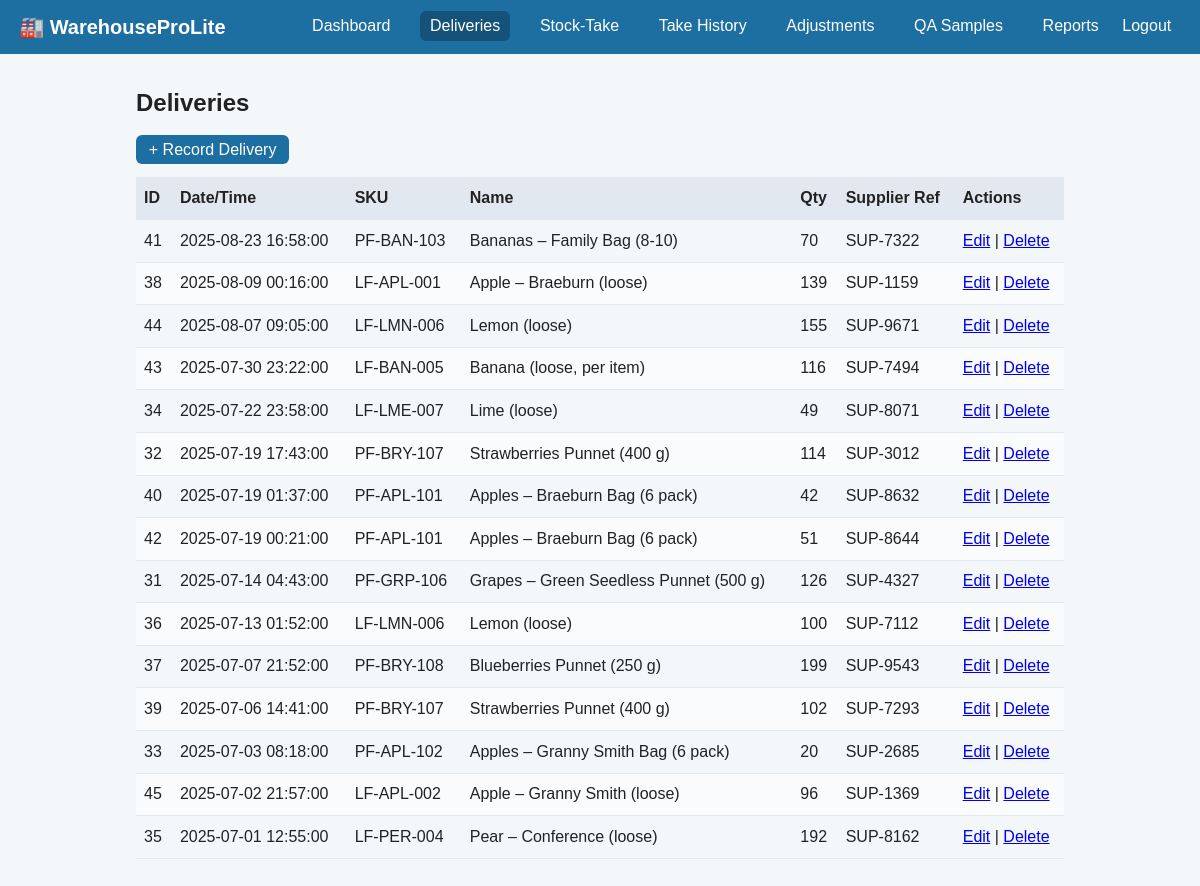
The app's page /WarehouseProLite/deliveries.php with its own data.
### tables this page shows
CREATE TABLE `deliveries` (
  `id` int(11) NOT NULL AUTO_INCREMENT,
  `product_id` int(11) DEFAULT NULL,
  `qty` int(11) NOT NULL,
  `received_at` datetime NOT NULL,
  `supplier_ref` varchar(100) DEFAULT NULL,
  `note` text DEFAULT NULL,
  PRIMARY KEY (`id`),
  KEY `product_id` (`product_id`),
  CONSTRAINT `deliveries_ibfk_1` FOREIGN KEY (`product_id`) REFERENCES `products` (`id`)
);

CREATE TABLE `products` (
  `id` int(11) NOT NULL AUTO_INCREMENT,
  `sku` varchar(30) NOT NULL,
  `name` varchar(100) NOT NULL,
  `category_id` int(11) DEFAULT NULL,
  `price` decimal(10,2) NOT NULL,
  `stock` int(11) NOT NULL DEFAULT 0,
  PRIMARY KEY (`id`),
  KEY `category_id` (`category_id`),
  CONSTRAINT `products_ibfk_1` FOREIGN KEY (`category_id`) REFERENCES `categories` (`id`)
);

### WarehouseProLite/deliveries.php (the view, shortened to what this page needs)
<?php
include 'includes/db.php';
include 'includes/header.php';
$res = mysqli_query($conn, "SELECT d.id,
           d.received_at,
           d.qty,
           d.supplier_ref,
           p.sku,
           p.name
    FROM deliveries d
    JOIN products   p ON p.id = d.product_id
    ORDER BY d.received_at DESC
");
?>
<h2>Deliveries</h2>
<p><a href="delivery_add.php" class="btn">+ Record Delivery</a></p>
<table>
  <thead>
    <tr>
      <th>ID</th><th>Date/Time</th><th>SKU</th><th>Name</th>
      <th>Qty</th><th>Supplier Ref</th><th>Actions</th>
    </tr>
  </thead>
  <tbody>
  <?php if (mysqli_num_rows($res) === 0): ?>
      <tr><td colspan="7">No deliveries recorded.</td></tr>
  <?php else: while ($r = mysqli_fetch_assoc($res)): ?>
      <tr>
        <td><?php echo $r['id']; ?></td>
        <td><?php echo $r['received_at']; ?></td>
        <td><?php echo $r['sku']; ?></td>
        <td><?php echo htmlspecialchars($r['name']); ?></td>
        <td><?php echo $r['qty']; ?></td>
        <td><?php echo htmlspecialchars($r['supplier_ref']); ?></td>
        <td>
          <a href="delivery_edit.php?id=<?php echo $r['id']; ?>">Edit</a> |
          <a href="delivery_delete.php?id=<?php echo $r['id']; ?>"
             onclick="return confirm('Delete this delivery?');">Delete</a>
        </td>
      </tr>
  <?php endwhile; endif; ?>
  </tbody>
</table>
<?php include 'includes/footer.php'; ?>

### WarehouseProLite/assets/style.css (style rules this page uses)
:root { --blue:#1e6fa1; --blue-dark:#15527a; --cream:#f4f7fa; --gray:#e2e8f0; --text:#222; --text-light:#fff; --radius:6px; }
* { box-sizing:border-box; }
body { margin:0;font-family:Arial,Helvetica,sans-serif;background:var(--cream);color:var(--text);line-height:1.4; }
table { width:100%;border-collapse:collapse;margin-bottom:1.5rem; }
th,td { padding:.6rem .5rem;border-bottom:1px solid var(--gray);text-align:left; }
th { background:var(--gray);font-weight:600; }
tr:nth-child(even) { background:#f9fbfc; }
.btn { background:var(--blue);color:var(--text-light);padding:.4rem .8rem;border-radius:var(--radius);text-decoration:none; }

### records on screen
deliveries: id "41", received_at "2025-08-23 16:58:00", product.sku "PF-BAN-103", product.name "Bananas – Family Bag (8-10)", qty "70", supplier_ref "SUP-7322"
deliveries: id "38", received_at "2025-08-09 00:16:00", product.sku "LF-APL-001", product.name "Apple – Braeburn (loose)", qty "139", supplier_ref "SUP-1159"
deliveries: id "44", received_at "2025-08-07 09:05:00", product.sku "LF-LMN-006", product.name "Lemon (loose)", qty "155", supplier_ref "SUP-9671"
deliveries: id "43", received_at "2025-07-30 23:22:00", product.sku "LF-BAN-005", product.name "Banana (loose, per item)", qty "116", supplier_ref "SUP-7494"
deliveries: id "34", received_at "2025-07-22 23:58:00", product.sku "LF-LME-007", product.name "Lime (loose)", qty "49", supplier_ref "SUP-8071"
deliveries: id "32", received_at "2025-07-19 17:43:00", product.sku "PF-BRY-107", product.name "Strawberries Punnet (400 g)", qty "114", supplier_ref "SUP-3012"
deliveries: id "40", received_at "2025-07-19 01:37:00", product.sku "PF-APL-101", product.name "Apples – Braeburn Bag (6 pack)", qty "42", supplier_ref "SUP-8632"
deliveries: id "42", received_at "2025-07-19 00:21:00", product.sku "PF-APL-101", product.name "Apples – Braeburn Bag (6 pack)", qty "51", supplier_ref "SUP-8644"
deliveries: id "31", received_at "2025-07-14 04:43:00", product.sku "PF-GRP-106", product.name "Grapes – Green Seedless Punnet (500 g)", qty "126", supplier_ref "SUP-4327"
deliveries: id "36", received_at "2025-07-13 01:52:00", product.sku "LF-LMN-006", product.name "Lemon (loose)", qty "100", supplier_ref "SUP-7112"
deliveries: id "37", received_at "2025-07-07 21:52:00", product.sku "PF-BRY-108", product.name "Blueberries Punnet (250 g)", qty "199", supplier_ref "SUP-9543"
deliveries: id "39", received_at "2025-07-06 14:41:00", product.sku "PF-BRY-107", product.name "Strawberries Punnet (400 g)", qty "102", supplier_ref "SUP-7293"
deliveries: id "33", received_at "2025-07-03 08:18:00", product.sku "PF-APL-102", product.name "Apples – Granny Smith Bag (6 pack)", qty "20", supplier_ref "SUP-2685"
deliveries: id "45", received_at "2025-07-02 21:57:00", product.sku "LF-APL-002", product.name "Apple – Granny Smith (loose)", qty "96", supplier_ref "SUP-1369"
deliveries: id "35", received_at "2025-07-01 12:55:00", product.sku "LF-PER-004", product.name "Pear – Conference (loose)", qty "192", supplier_ref "SUP-8162"
